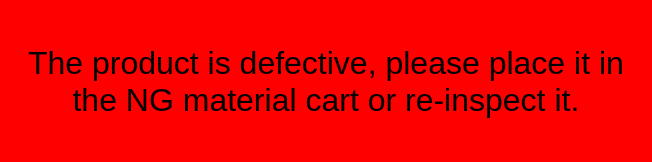
<?xml version="1.0" encoding="UTF-8"?>
<ui version="4.0">
 <class>MForm_ProductTips</class>
 <widget class="QDialog" name="MForm_ProductTips">
  <property name="geometry">
   <rect>
    <x>0</x>
    <y>0</y>
    <width>652</width>
    <height>162</height>
   </rect>
  </property>
  <property name="windowTitle">
   <string/>
  </property>
  <property name="styleSheet">
   <string notr="true">background-color: rgb(255, 0, 0);
</string>
  </property>
  <layout class="QHBoxLayout" name="horizontalLayout">
   <item>
    <widget class="QLabel" name="label">
     <property name="font">
      <font>
       <pointsize>24</pointsize>
      </font>
     </property>
     <property name="text">
      <string>The product is defective, please place it in the NG material cart or re-inspect it.</string>
     </property>
     <property name="alignment">
      <set>Qt::AlignCenter</set>
     </property>
     <property name="wordWrap">
      <bool>true</bool>
     </property>
    </widget>
   </item>
  </layout>
 </widget>
 <resources/>
 <connections/>
</ui>
